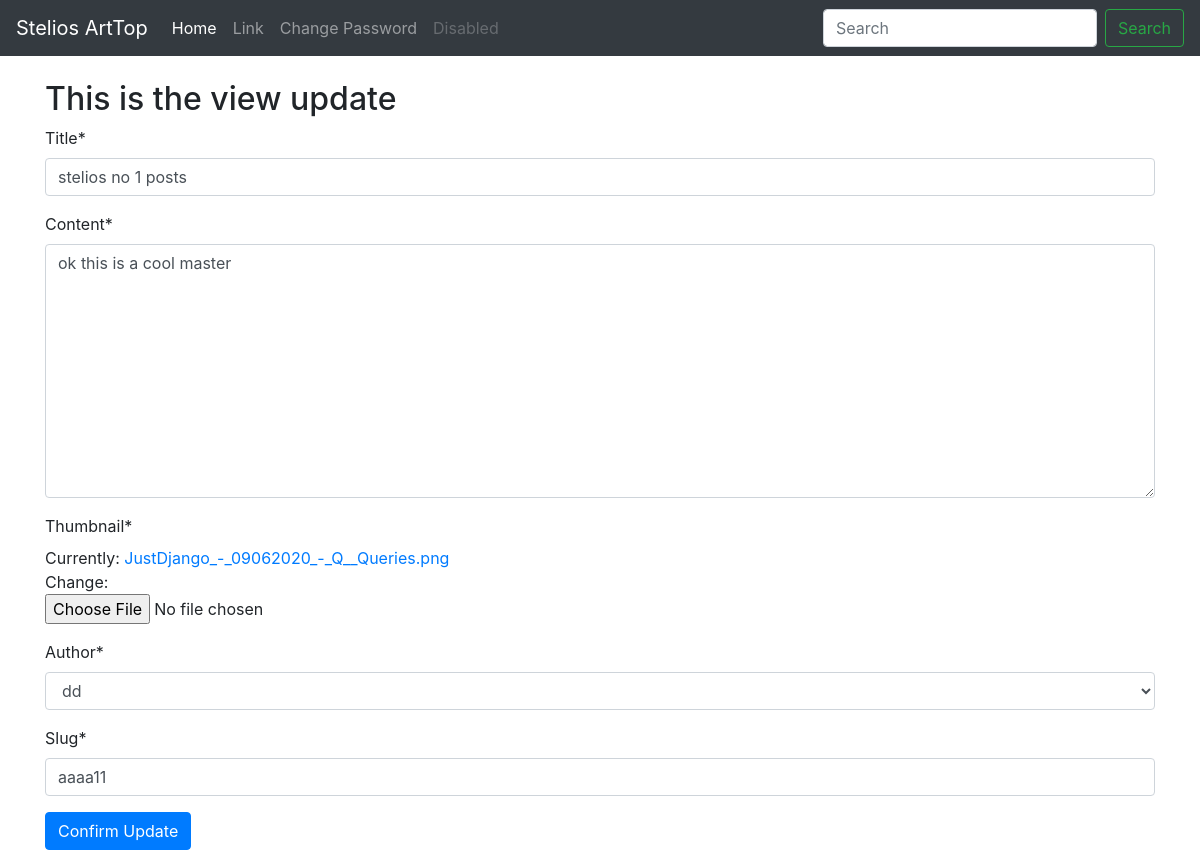
Screenshot of /aaaa11/update/ with the database file from the repository.
### posts/models.py (models this page shows, shortened)
class Post(models.Model):
    title = models.CharField(max_length=122)
    content = models.TextField()
    thumbnail = models.ImageField()
    publish_date = models.DateField(auto_now_add=True)
    last_updated = models.DateField(auto_now=True)
    author = models.ForeignKey(User, on_delete=models.CASCADE)
    slug = models.SlugField()

### posts/views.py (the view)
# urls.py: path('<slug>/update/', PostUpdateView.as_view(), name='update'),
class PostUpdateView(UpdateView):
    form_class = PostForm
    model = Post
    success_url = '/'
    def get_context_data(self, **kwargs):
        context = super().get_context_data(**kwargs)
        context.update ({ 'view_type': 'update' })
        return context

### posts/forms.py
class PostForm(forms.ModelForm):
    class Meta:
        model = Post
        fields = ('__all__')

### posts/models.py (called while the page is built)
    def __str__(self):
        return self.username

### templates/posts/post_form.html (shortened to what this page needs)
{% extends "base.html" %}
{% load crispy_forms_tags %}
{% block content %}
<div class="container">
    <h2> This is the  view {{ view_type }}</h2>
    <form method="POST" enctype="multipart/form-data">
          {{ form | crispy }}
        <button class = 'btn btn-primary' type="submit">Confirm {{ view_type|title }}</button>
    </form>
</div>
{% endblock content %}}

### rows the page displays
Post: title "stelios no 1 posts", content "ok this is a cool master", author "dd", slug "aaaa11"

### other values shown
{{ view_type }} "update"
{{ view_type|title }} "Update"
